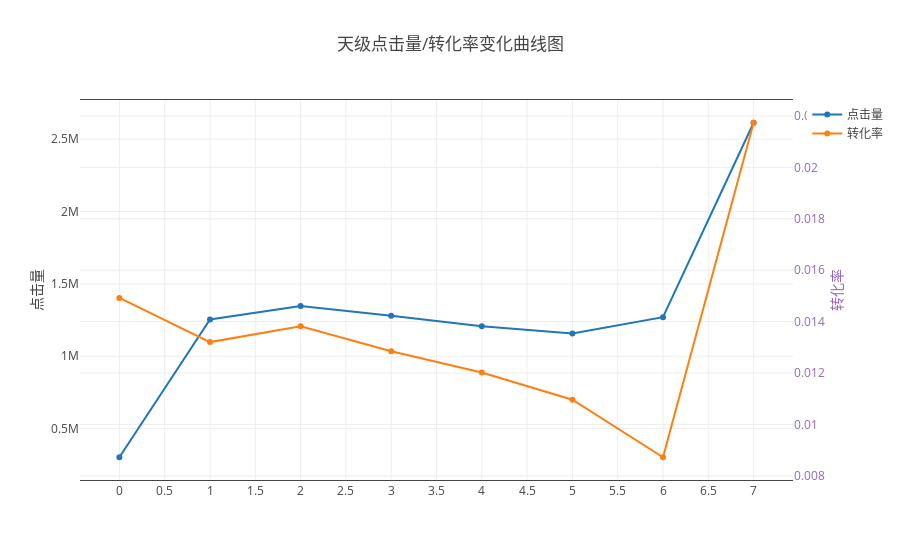

Write notebook code for a chart like this one.
### Markdown cell above
### 对小时进行12个小时的偏移 => 取6号后12小时和7号前12小时作为1天

### Code cell
data['day_shift'] = data['total_hour'].apply(lambda x: int((x+12)/24))
shifted_day_count_cvr_df = data[data.is_trade.notnull()].groupby('day_shift', as_index=False)['is_trade'].agg({
    'count': 'count',
    'cvr': computeCVR
}).sort_values(by='day_shift')

shiftDayClick_trace = go.Scatter(
    x = shifted_day_count_cvr_df['day_shift'],
    y = shifted_day_count_cvr_df['count'],
    name = '点击量'
)

shiftDayCVR_trace = go.Scatter(
    x = shifted_day_count_cvr_df['day_shift'],
    y = shifted_day_count_cvr_df['cvr'],
    name = '转化率',
    yaxis= 'y2'
)

_data = [shiftDayClick_trace, shiftDayCVR_trace]
layout = go.Layout(
    title='天级点击量/转化率变化曲线图',
    yaxis=dict(
        title='点击量'
    ),
    yaxis2=dict(
        title='转化率',
        titlefont=dict(
            color='rgb(148, 103, 189)'
        ),
        tickfont=dict(
            color='rgb(148, 103, 189)'
        ),
        overlaying='y',
        side='right'
    ),
    xaxis=xAxis
)
fig = go.Figure(data=_data, layout=layout)
py.iplot(fig)

### Figure 1 — Plotly figure (JSON) as saved in the notebook; plotly's stock layout.template omitted (floating-point values rounded to 4 significant figures)
{"data": [{"name": "点击量", "type": "scatter", "x": [0, 1, 2, 3, 4, 5, 6, 7], "y": [302484, 1254827, 1347081, 1280382, 1207115, 1156872, 1269886, 2613389]}, {"name": "转化率", "type": "scatter", "x": [0, 1, 2, 3, 4, 5, 6, 7], "y": [0.01492, 0.0132, 0.01382, 0.01284, 0.01202, 0.01096, 0.008724, 0.02174], "yaxis": "y2"}], "layout": {"title": "天级点击量/转化率变化曲线图", "xaxis": {"mirror": "all", "nticks": 20, "showgrid": true, "showline": true, "zeroline": false, "zerolinecolor": "#FF0000"}, "yaxis": {"title": "点击量"}, "yaxis2": {"overlaying": "y", "side": "right", "tickfont": {"color": "rgb(148, 103, 189)"}, "title": "转化率", "titlefont": {"color": "rgb(148, 103, 189)"}}}}
